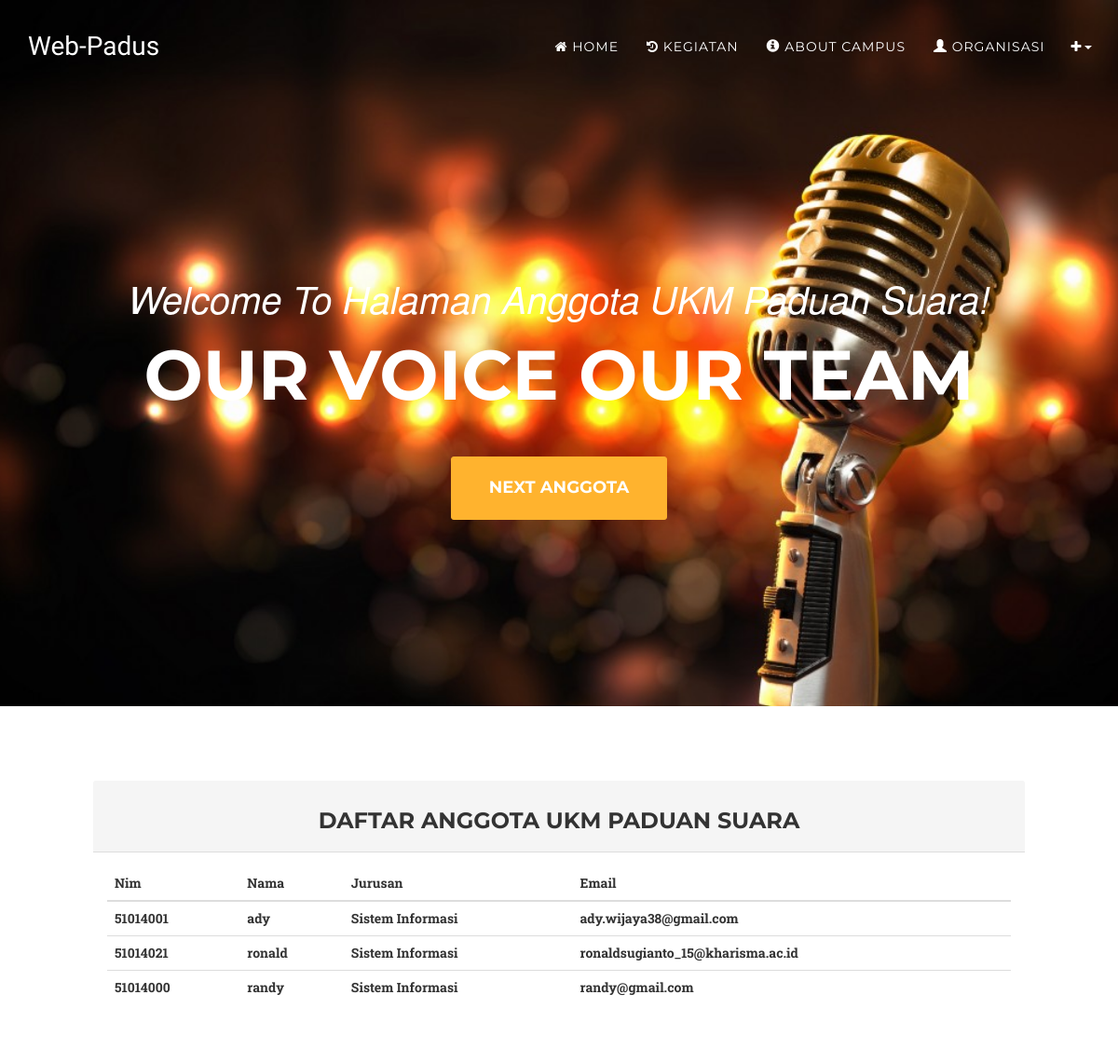
The app's page /anggota, older data.
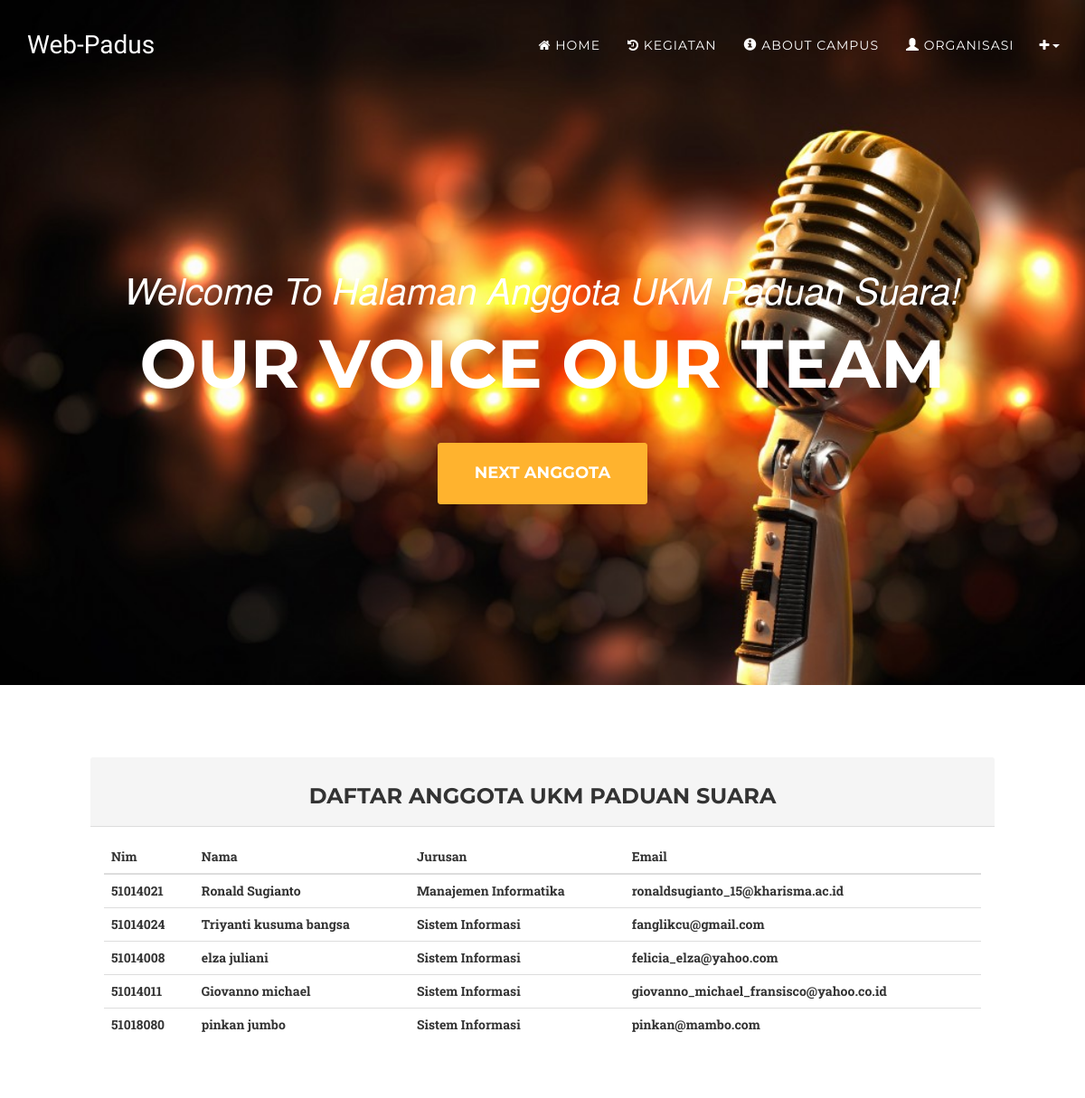
The same page, newer data.
### tables this page shows
CREATE TABLE IF NOT EXISTS `anggotaukm` (
  `id` int(11) NOT NULL AUTO_INCREMENT,
  `nim` int(10) NOT NULL,
  `nama` varchar(60) NOT NULL,
  `jurusan` varchar(32) NOT NULL,
  `email` varchar(60) NOT NULL,
  `point` int(5) NOT NULL,
  `status` varchar(12) NOT NULL,
  PRIMARY KEY (`id`)
);

### application/controllers/Anggota.php (called while the page is built, shortened)
<?php
class Anggota extends CI_Controller {
public function __construct(){
	$this->load->model('Akun_model');
}
	public function index()
	{
	   $data['akun'] = $this->Akun_model->view_user();
		$this->load->view('templates/header');
		$data['judul'] = "Welcome To Halaman Anggota UKM Paduan Suara!";
		$this->load->view('templates/headernav');
		$this->load->view('templates/navindex');
		$this->load->view('templates/footernav', $data);
		$this->load->view('anggota', $data);
		$this->load->view('templates/footer');
	}
}

### index.php (called while the page is built, shortened)
<?php
require_once BASEPATH.'core/CodeIgniter.php';

### application/models/Akun_model.php (called while the page is built, shortened)
<?php
class Akun_model extends CI_Model{
	public function view_user(){
		$query =  $this->db->get('anggotaukm');
		return $query->result_array();
	}
}
?>

### application/views/anggota.php (the view)
               <a href="#anggota" class="page-scroll btn btn-xl">Next Anggota</a>
            </div>
        </div>
    </header>
<br><br><br><br>
    <x id="anggota">
    <div id="wrapper">
            <div class="row">
                <div class="col-lg-12">
                    <div class="panel1 panel-default">
                        <div class="panel-heading">
                         <h3>   Daftar Anggota UKM Paduan Suara </h3>
                        </div>
                        <div class="panel-body">
                            <div class="table-responsive">
                                <table class="table table-hover">
                                    <thead>
                                        <tr>
                                            <th>Nim</th>
                                            <th>Nama</th>
                                            <th>Jurusan</th>
                                            <th>Email</th>
                                        </tr>
                                    </thead>
                                    <tbody>
                                    <?php foreach ($akun as $perakun) { ?>
                                        <tr>
                                           <th><?= $perakun['nim']; ?></th>
                                           <th><?= $perakun['nama']; ?></th>
                                           <th><?= $perakun['jurusan']; ?></th>
                                           <th><?= $perakun['email']; ?></th>
                                        </tr>
                                     <?php } ?>
                                    </tbody>
                                </table>
                            </div>
                        </div>
                    </div>
                </div>
            </div>
    </div>
    </x>
    <br><br><br><br><br><br><br><br><br><br><br>

### application/views/templates/header.php (shortened to what this page needs)
<!DOCTYPE html>
<html lang="en">
<head>
    <link href="<?= base_url()?>asset/css/bootstrap.css" rel="stylesheet">
    <link href="<?= base_url()?>asset/css/font-awesome.min.css" rel="stylesheet" type="text/css">
    <link href="<?= base_url()?>asset/css/agency.css"                     rel="stylesheet">
    <link href="<?= base_url()?>asset/css/style.css"      type="text/css" rel="stylesheet" >
    <link href="<?= base_url()?>asset/css/menutambah.css" type="text/css" rel="stylesheet"  >
    <link href="<?= base_url()?>asset/css/animate.css"                    rel="stylesheet">
</head>

### application/views/templates/headernav.php (shortened to what this page needs)
<nav id="mainNav" class="navbar navbar-default navbar-custom navbar-fixed-top">
    <div class="container">
        <div class="navbar-header page-scroll">
            <a class="navbar-brand page-scroll" href="#page-top">Web-Padus</a>
        </div>
        <div class="collapse navbar-collapse" id="bs-example-navbar-collapse-1">
            <ul class="nav navbar-nav navbar-right">

### application/views/templates/navindex.php (shortened to what this page needs)
<li>
    <a class="page-scroll " href="home#Home"> <i class="fa fa-home"></i> Home</a>
</li>
<li>
    <a class="page-scroll" href="home#portfolio"> <i class="fa fa-history" aria-hidden="true"></i> Kegiatan </a>
</li>
<li>
    <a class="page-scroll" href="home#about"> <i class="glyphicon glyphicon-info-sign" ></i> About campus</a>
</li>
<li>
    <a class="page-scroll" href="home#team"> <i class="glyphicon glyphicon-user" ></i> Organisasi</a>
</li>

### application/views/templates/footernav.php (shortened to what this page needs)
 <div class="btn-group" role="group">
    <a type="button" class="btn btn-default dropdown-toggle" data-toggle="dropdown" aria-haspopup="true" aria-expanded="false">
        <i class="fa fa-plus" aria-hidden="true"></i>
            <span class="caret"></span>
    </a>
  </div>
                </ul>
            </div>
        </div>
    </nav>
<body  class="animate" id="page-top" class="index ">
    <header>
        <div class="container">
        <div class="intro-text">
                <div class="intro-lead-in"> <?= $judul ?> </div>
                <div class="intro-heading">Our Voice Our Team</div>

### application/views/templates/footer.php (shortened to what this page needs)
</body>
</html>

### asset/css/agency.css (style rules this page uses)
body { overflow-x: hidden; font-family: "Roboto Slab", "Helvetica Neue", Helvetica, Arial, sans-serif; }
a, a:hover, a:focus, a:active, a.active { outline: none; }
a { color: #fed136; }
h1, h2, h3, h4, h5, h6 { font-family: "Montserrat", "Helvetica Neue", Helvetica, Arial, sans-serif; text-transform: uppercase; font-weight: 700; }
.btn-xl { color: white; background-color: #ffb32e; border-color: #ffb32e; font-family: "Montserrat", "Helvetica Neue", Helvetica, Arial, sans-serif; text-transform: uppercase; font-weight: 700; border-radius: 3px; font-size: 18px; padding: 20px 40px; }
.navbar-custom { background-color: #DE6011; border-color: transparent; }
.navbar-custom .navbar-brand { color: white; font-family: "Kaushan Script", "Helvetica Neue", Helvetica, Arial, cursive; }
.navbar-custom .navbar-collapse { border-color: rgba(255, 255, 255, 0.02); }
.navbar-custom .nav li a { font-family: "Montserrat", "Helvetica Neue", Helvetica, Arial, sans-serif; text-transform: uppercase; font-weight: 400; letter-spacing: 1px; color: white; }
@media (min-width: 768px) { .navbar-custom { background-color: transparent; padding: 25px 0; -webkit-transition: padding 0.3s; -moz-transition: padding 0.3s; transition: padding 0.3s; border: none; } }
@media (min-width: 768px) { .navbar-custom .navbar-brand { font-size: 2em; -webkit-transition: all 0.3s; -moz-transition: all 0.3s; transition: all 0.3s; } }
header { background-image: url('../img/header-bg.jpg'); background-repeat: no-repeat; background-attachment: scroll; background-position: center center; -webkit-background-size: cover; -moz-background-size: cover; background-size: cover; -o-background-size: cover; text-align: center; color: white; }
header .intro-text { padding-top: 100px; padding-bottom: 50px; }
header .intro-text .intro-lead-in { font-family: "Droid Serif", "Helvetica Neue", Helvetica, Arial, sans-serif; font-style: italic; font-size: 22px; line-height: 22px; margin-bottom: 25px; }
header .intro-text .intro-heading { font-family: "Montserrat", "Helvetica Neue", Helvetica, Arial, sans-serif; text-transform: uppercase; font-weight: 700; font-size: 50px; line-height: 50px; margin-bottom: 25px; }
@media (min-width: 768px) { header .intro-text { padding-top: 300px; padding-bottom: 200px; } }
@media (min-width: 768px) { header .intro-text .intro-lead-in { font-family: "Droid Serif", "Helvetica Neue", Helvetica, Arial, sans-serif; font-style: italic; font-size: 40px; line-height: 40px; margin-bottom: 25px; } }
@media (min-width: 768px) { header .intro-text .intro-heading { font-family: "Montserrat", "Helvetica Neue", Helvetica, Arial, sans-serif; text-transform: uppercase; font-weight: 700; font-size: 75px; line-height: 75px; margin-bottom: 50px; } }
body { webkit-tap-highlight-color: #fed136; }

### asset/css/style.css (style rules this page uses)
.animate { -webkit-animation: animatezoom 0.9s; animation: animatezoom 0.9s; }
h3 { text-align: center; }
header { background-image: url('../img/at-the-mic-1192x628.jpg'); }
a { color:#ee0000; text-decoration:none }
.panel1 { max-width: 1000px; margin: auto; }

### asset/css/menutambah.css (style rules this page uses)
.btn-default { color: #fff; background-color: transparent; border-color: transparent; }

Row changes from the older to the newer data that the page shows:
removed anggotaukm: nim "51014001", nama "ady", jurusan "Sistem Informasi", email "ady.wijaya38@gmail.com"
removed anggotaukm: nim "51014021", nama "ronald", jurusan "Sistem Informasi", email "ronaldsugianto_15@kharisma.ac.id"
changed anggotaukm: nim "51014000" → "51014021"; nama "randy" → "Ronald Sugianto"; jurusan "Sistem Informasi" → "Manajemen Informatika"; email "randy@gmail.com" → "ronaldsugianto_15@kharisma.ac.id"
added anggotaukm: nim "51014024", nama "Triyanti kusuma bangsa", jurusan "Sistem Informasi", email "fanglikcu@gmail.com"
added anggotaukm: nim "51014008", nama "elza juliani", jurusan "Sistem Informasi", email "felicia_elza@yahoo.com"
added anggotaukm: nim "51014011", nama "Giovanno michael", jurusan "Sistem Informasi", email "giovanno_michael_fransisco@yahoo.co.id"
added anggotaukm: nim "51018080", nama "pinkan jumbo", jurusan "Sistem Informasi", email "pinkan@mambo.com"
